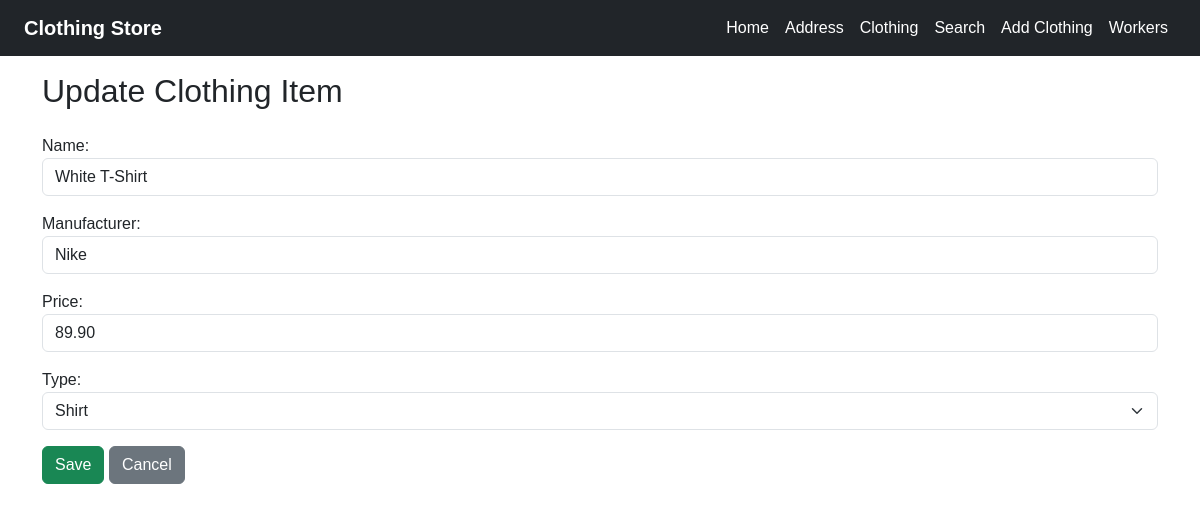
The page /clothing/update/1/ on the database as committed earlier.
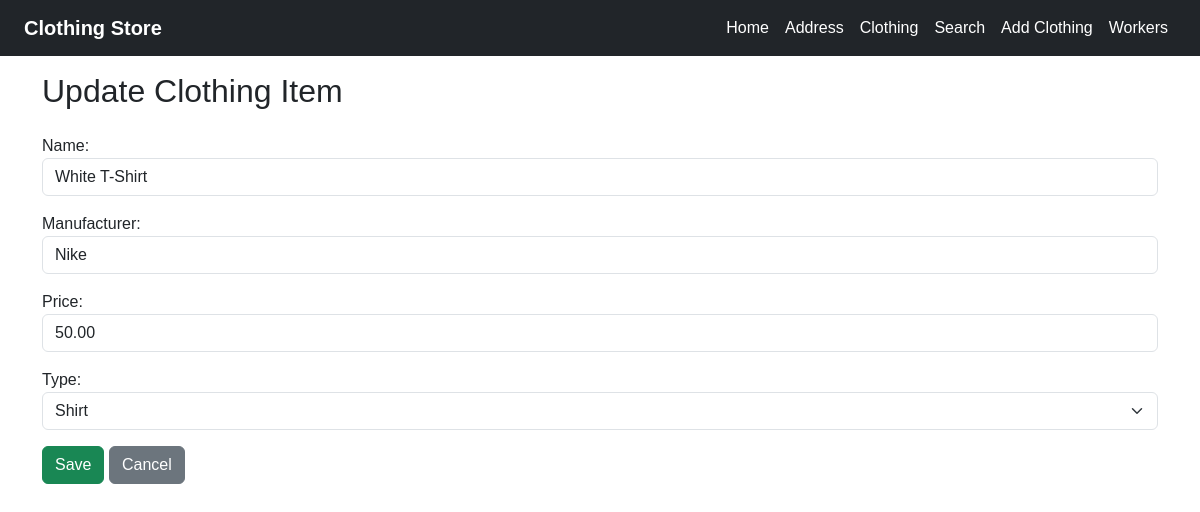
The same page on the database as committed later.
### clothing/models.py (models this page shows, shortened)
class ClothingModel(models.Model):
    name = models.CharField(max_length=100)
    manufacturer = models.CharField(max_length=100)
    price = models.DecimalField(max_digits=8, decimal_places=2, validators=[MinValueValidator(0), MaxValueValidator(1000)])
    type = models.ForeignKey(TypeModel, on_delete=models.CASCADE,related_name='clothing_items')

class TypeModel(models.Model):
    name = models.CharField(max_length=100)
    def __str__(self):
        return self.name

### clothing/views.py (the view)
# urls.py: path('update/<int:pk>/', views.update_clothing, name='update_clothing'),
def update_clothing(request,pk):
    item=get_object_or_404(ClothingModel,pk=pk)
    if request.method=='POST':
        form=ClothingCreateForm(request.POST,instance=item)
        if form.is_valid():
            form.save()
            return redirect('product_list')
    else:
        form=ClothingCreateForm(instance=item)
    return render(request,'clothing/update_clothing.html',{'form':form,'item':item})

### clothing/forms.py
class ClothingCreateForm(forms.ModelForm):
    class Meta:
        model = ClothingModel
        fields = ['name', 'manufacturer', 'price', 'type']
        widgets = {
            'name': forms.TextInput(attrs={'class': 'form-control'}),
            'manufacturer': forms.TextInput(attrs={'class': 'form-control'}),
            'price': forms.NumberInput(attrs={'class': 'form-control', 'min': 0, 'max': 1000}),
            'type': forms.Select(attrs={'class': 'form-select'}),
        }

### clothing/templates/clothing/update_clothing.html (shortened to what this page needs)
{% extends 'layout.html' %}
{% block content %}
<div class="container mt-5">
    <h2 class="mb-4">Update Clothing Item</h2>
    <form method="post">
        {{ form.as_p }}
        <button type="submit" class="btn btn-success">Save</button>
        <a href="{% url 'product_list' %}" class="btn btn-secondary">Cancel</a>
    </form>
</div>
{% endblock %}

Rows that differ between the two databases and show on the page:
changed ClothingModel "Nike": price "89.90" → "50.00"
